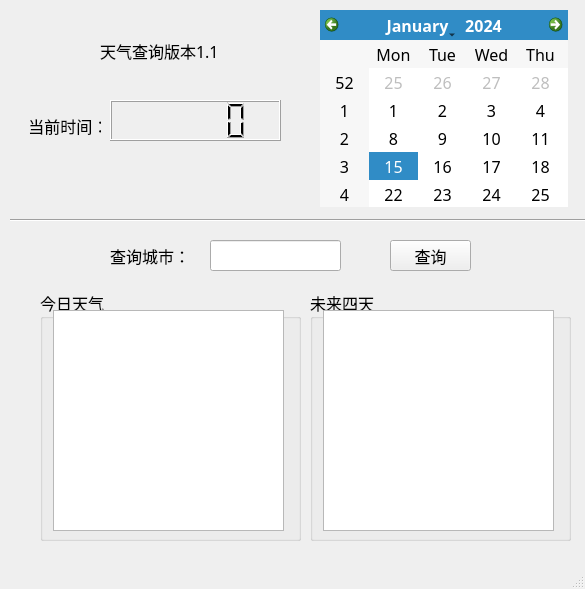
<?xml version="1.0" encoding="UTF-8"?>
<ui version="4.0">
 <class>MainWindow</class>
 <widget class="QMainWindow" name="MainWindow">
  <property name="geometry">
   <rect>
    <x>0</x>
    <y>0</y>
    <width>585</width>
    <height>589</height>
   </rect>
  </property>
  <property name="font">
   <font>
    <family>宋体</family>
    <pointsize>12</pointsize>
   </font>
  </property>
  <property name="windowTitle">
   <string>MainWindow</string>
  </property>
  <widget class="QWidget" name="centralwidget">
   <widget class="QLabel" name="label">
    <property name="geometry">
     <rect>
      <x>20</x>
      <y>110</y>
      <width>81</width>
      <height>31</height>
     </rect>
    </property>
    <property name="font">
     <font>
      <family>宋体</family>
      <pointsize>12</pointsize>
     </font>
    </property>
    <property name="text">
     <string>  当前时间：</string>
    </property>
   </widget>
   <widget class="QLCDNumber" name="lcdNumber">
    <property name="geometry">
     <rect>
      <x>110</x>
      <y>100</y>
      <width>171</width>
      <height>41</height>
     </rect>
    </property>
   </widget>
   <widget class="Line" name="line">
    <property name="geometry">
     <rect>
      <x>10</x>
      <y>210</y>
      <width>611</width>
      <height>20</height>
     </rect>
    </property>
    <property name="orientation">
     <enum>Qt::Horizontal</enum>
    </property>
   </widget>
   <widget class="QCalendarWidget" name="calendarWidget">
    <property name="geometry">
     <rect>
      <x>320</x>
      <y>10</y>
      <width>248</width>
      <height>197</height>
     </rect>
    </property>
   </widget>
   <widget class="QLabel" name="label_3">
    <property name="geometry">
     <rect>
      <x>110</x>
      <y>240</y>
      <width>81</width>
      <height>31</height>
     </rect>
    </property>
    <property name="text">
     <string>查询城市：</string>
    </property>
   </widget>
   <widget class="QLineEdit" name="lineEdit">
    <property name="geometry">
     <rect>
      <x>210</x>
      <y>240</y>
      <width>131</width>
      <height>31</height>
     </rect>
    </property>
   </widget>
   <widget class="QPushButton" name="pushButton">
    <property name="geometry">
     <rect>
      <x>390</x>
      <y>240</y>
      <width>81</width>
      <height>31</height>
     </rect>
    </property>
    <property name="text">
     <string>查询</string>
    </property>
   </widget>
   <widget class="QGroupBox" name="groupBox">
    <property name="geometry">
     <rect>
      <x>40</x>
      <y>290</y>
      <width>261</width>
      <height>251</height>
     </rect>
    </property>
    <property name="title">
     <string>今日天气</string>
    </property>
    <widget class="QTextEdit" name="textEdit">
     <property name="geometry">
      <rect>
       <x>13</x>
       <y>20</y>
       <width>231</width>
       <height>221</height>
      </rect>
     </property>
    </widget>
   </widget>
   <widget class="QGroupBox" name="groupBox_2">
    <property name="geometry">
     <rect>
      <x>310</x>
      <y>290</y>
      <width>261</width>
      <height>251</height>
     </rect>
    </property>
    <property name="title">
     <string>未来四天</string>
    </property>
    <widget class="QTextEdit" name="textEdit_2">
     <property name="geometry">
      <rect>
       <x>13</x>
       <y>20</y>
       <width>231</width>
       <height>221</height>
      </rect>
     </property>
    </widget>
   </widget>
   <widget class="QLabel" name="label_4">
    <property name="geometry">
     <rect>
      <x>100</x>
      <y>30</y>
      <width>131</width>
      <height>41</height>
     </rect>
    </property>
    <property name="text">
     <string>天气查询版本1.1</string>
    </property>
   </widget>
  </widget>
  <widget class="QMenuBar" name="menubar">
   <property name="geometry">
    <rect>
     <x>0</x>
     <y>0</y>
     <width>585</width>
     <height>23</height>
    </rect>
   </property>
  </widget>
  <widget class="QStatusBar" name="statusbar"/>
 </widget>
 <resources/>
 <connections/>
</ui>
